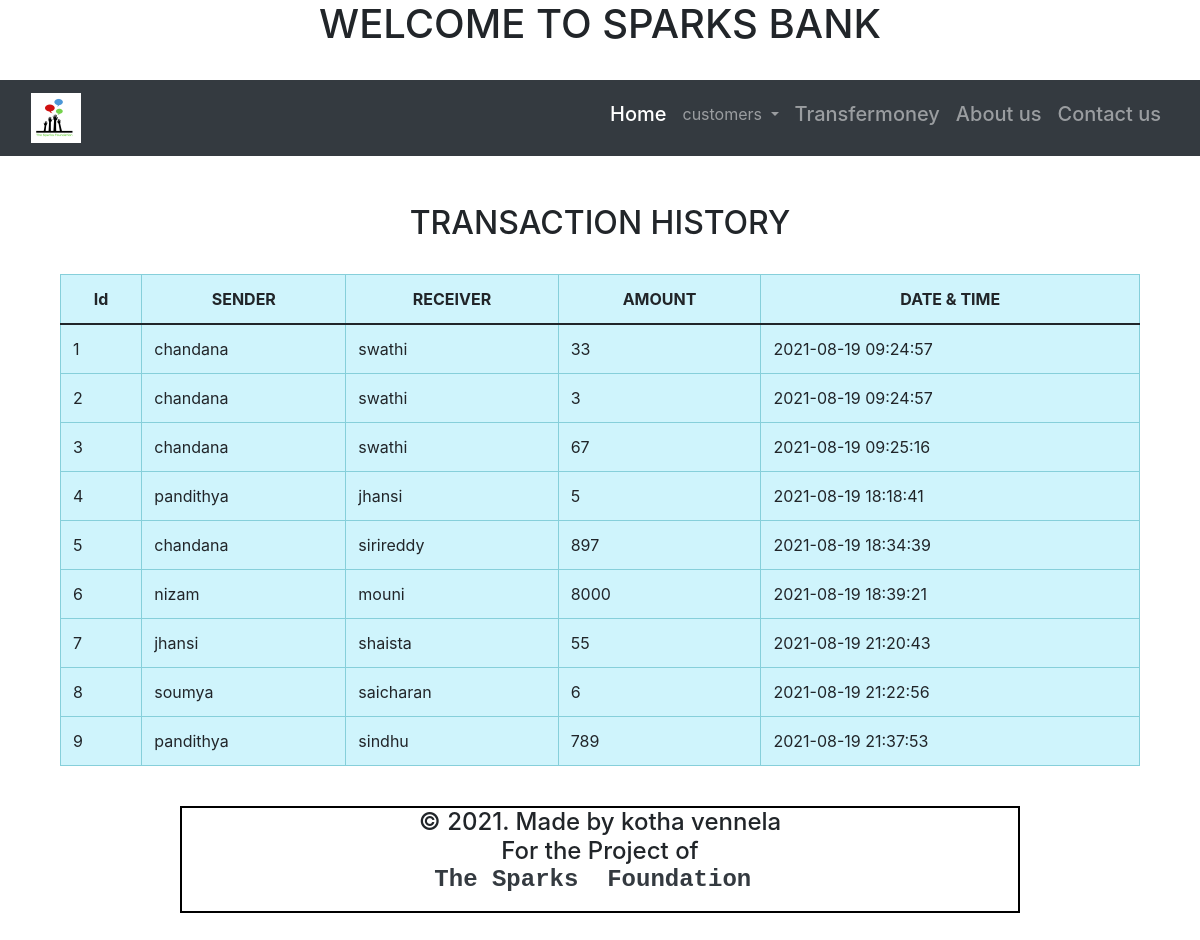
Screenshot of /transferhistory.php with the database file from the repository.
### tables this page shows
CREATE TABLE IF NOT EXISTS `transaction` (
  `snum` int(11) NOT NULL AUTO_INCREMENT,
  `sender` varchar(25) NOT NULL,
  `receiver` varchar(25) DEFAULT NULL,
  `balance` int(25) DEFAULT NULL,
  `datetime` datetime NOT NULL DEFAULT CURRENT_TIMESTAMP,
  PRIMARY KEY (`snum`)
);

### transferhistory.php (the view, shortened to what this page needs)
<!DOCTYPE html>
<html lang="en">
<head>
    <link rel="stylesheet" href="https://stackpath.bootstrapcdn.com/bootstrap/4.5.2/css/bootstrap.min.css">
    <link rel="stylesheet" href="style.css">
</head>
<body>
<?php
  include 'navbarr.php';
?>
	<div class="container">
        <h2 class="text-center pt-4">TRANSACTION HISTORY </h2>
       <br>
    <div class="container" style="overflow-x:auto;">
  <table class="table table-bordered table-info  table-hover">
  <thead class="thead-warning">
            <tr>
                <th class="text-center">Id</th>
                <th class="text-center">SENDER</th>
                <th class="text-center">RECEIVER</th>
                <th class="text-center">AMOUNT</th>
                <th class="text-center">DATE & TIME</th>
            </tr>
        </thead>
        <tbody>
        <?php
            include 'dbcon.php';
            $sql ="select * from transaction";
            $result1= mysqli_query($conn, $sql);
            while($rows = mysqli_fetch_assoc($result1))
            {
        ?>
            <tr>
            <td ><?php echo $rows['snum']; ?></td>
            <td><?php echo $rows['sender']; ?></td>
            <td ><?php echo $rows['receiver']; ?></td>
            <td ><?php echo $rows['balance']; ?> </td>
            <td ><?php echo $rows['datetime']; ?> </td>
        <?php
            }
        ?>
        </tbody>
    </table>
    </div>
</div>
<div class="justify-content-center">
<?php include('footer.php') ?>
</div>
</body>
</html>

### style.css (style rules this page uses)
table { border-collapse: collapse; border-spacing: 0; width: 100%; border: 1px solid #ddd; }
th, td { text-align: left; padding: 8px; }
tr:nth-child(even) { background-color: blue; }

### rows the page displays
transaction: snum "1", sender "chandana", receiver "swathi", balance "33", datetime "2021-08-19 09:24:57"
transaction: snum "2", sender "chandana", receiver "swathi", balance "3", datetime "2021-08-19 09:24:57"
transaction: snum "3", sender "chandana", receiver "swathi", balance "67", datetime "2021-08-19 09:25:16"
transaction: snum "4", sender "pandithya", receiver "jhansi", balance "5", datetime "2021-08-19 18:18:41"
transaction: snum "5", sender "chandana", receiver "sirireddy", balance "897", datetime "2021-08-19 18:34:39"
transaction: snum "6", sender "nizam", receiver "mouni", balance "8000", datetime "2021-08-19 18:39:21"
transaction: snum "7", sender "jhansi", receiver "shaista", balance "55", datetime "2021-08-19 21:20:43"
transaction: snum "8", sender "soumya", receiver "saicharan", balance "6", datetime "2021-08-19 21:22:56"
transaction: snum "9", sender "pandithya", receiver "sindhu", balance "789", datetime "2021-08-19 21:37:53"
